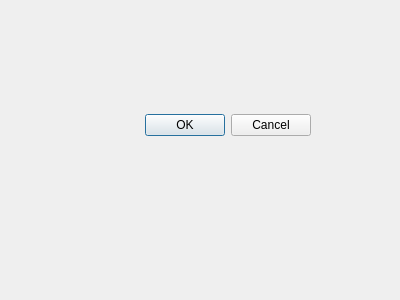
<?xml version="1.0" encoding="UTF-8"?>
<ui version="4.0">
 <class>Dialog</class>
 <widget class="QDialog" name="Dialog">
  <property name="geometry">
   <rect>
    <x>0</x>
    <y>0</y>
    <width>400</width>
    <height>300</height>
   </rect>
  </property>
  <property name="windowTitle">
   <string>Dialog</string>
  </property>
  <widget class="QDialogButtonBox" name="buttonBox">
   <property name="geometry">
    <rect>
     <x>-30</x>
     <y>100</y>
     <width>341</width>
     <height>51</height>
    </rect>
   </property>
   <property name="orientation">
    <enum>Qt::Horizontal</enum>
   </property>
   <property name="standardButtons">
    <set>QDialogButtonBox::Cancel|QDialogButtonBox::Ok</set>
   </property>
  </widget>
 </widget>
 <resources/>
 <connections>
  <connection>
   <sender>buttonBox</sender>
   <signal>accepted()</signal>
   <receiver>Dialog</receiver>
   <slot>accept()</slot>
   <hints>
    <hint type="sourcelabel">
     <x>248</x>
     <y>254</y>
    </hint>
    <hint type="destinationlabel">
     <x>157</x>
     <y>274</y>
    </hint>
   </hints>
  </connection>
  <connection>
   <sender>buttonBox</sender>
   <signal>rejected()</signal>
   <receiver>Dialog</receiver>
   <slot>reject()</slot>
   <hints>
    <hint type="sourcelabel">
     <x>316</x>
     <y>260</y>
    </hint>
    <hint type="destinationlabel">
     <x>286</x>
     <y>274</y>
    </hint>
   </hints>
  </connection>
 </connections>
</ui>
